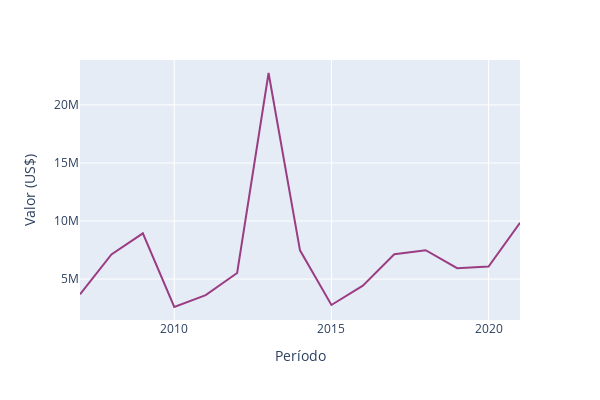

Write notebook code for a chart like this one.
### Markdown cell above
### Valores negociados

### Code cell
evolucao_exportacao = dados.groupby('ano').sum().drop('pais', axis = 1).reset_index()
fig_evolucao_valores_exportacao = px.line(
    data_frame=evolucao_exportacao, 
    x='ano', 
    y='valor_exportacao',
    color_discrete_sequence=['#9B3D83'],
    labels={
        'ano': 'Ano',
        'valor_exportacao': 'Valor US$'
    }
)
fig_evolucao_valores_exportacao.update_layout(
    title='', 
    xaxis_title='Período', 
    yaxis_title='Valor (US$)', 
    showlegend=False, 
    width=600,
    height=400
)

### Figure 1 — Plotly figure (JSON) as saved in the notebook; plotly's stock layout.template omitted (floating-point values rounded to 4 significant figures)
{"data": [{"hovertemplate": "Ano=%{x}<br>Valor US$=%{y}<extra></extra>", "legendgroup": "", "line": {"color": "#9B3D83", "dash": "solid"}, "marker": {"symbol": "circle"}, "mode": "lines", "name": "", "orientation": "v", "showlegend": false, "type": "scatter", "x": [2007, 2008, 2009, 2010, 2011, 2012, 2013, 2014, 2015, 2016, 2017, 2018, 2019, 2020, 2021], "xaxis": "x", "y": [3686150, 7118100, 8940988, 2595303, 3615120, 5521293, 22744845, 7472795, 2769160, 4434704, 7135607, 7486063, 5934826, 6078288, 9851942], "yaxis": "y"}], "layout": {"height": 400, "legend": {"tracegroupgap": 0}, "margin": {"t": 60}, "showlegend": false, "title": {"text": ""}, "width": 600, "xaxis": {"anchor": "y", "domain": [0, 1], "title": {"text": "Período"}}, "yaxis": {"anchor": "x", "domain": [0, 1], "title": {"text": "Valor (US$)"}}}}
